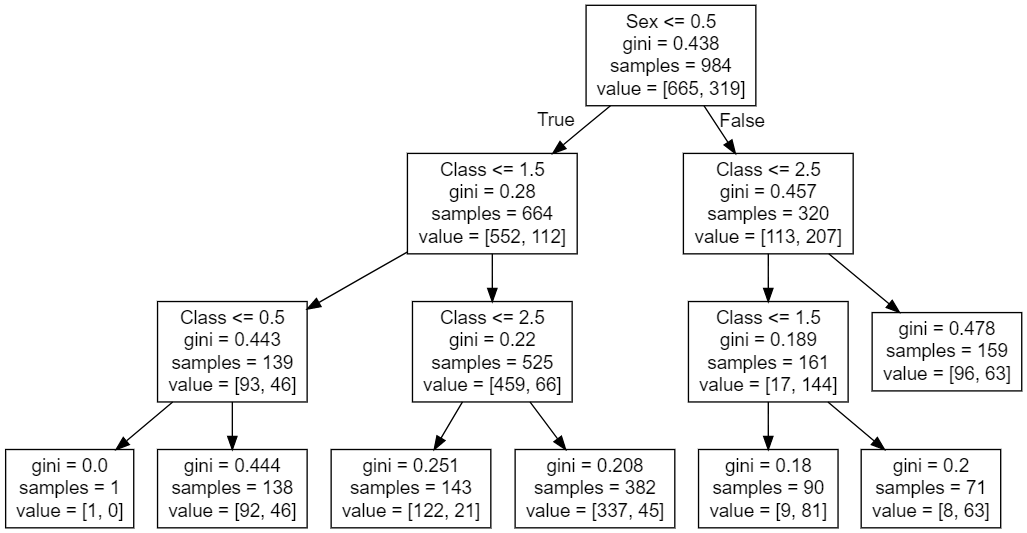

Reproduce this figure in Python.
import pandas as pd
from sklearn import preprocessing, tree
from sklearn.model_selection import train_test_split

titanic = pd.read_csv("titanic.csv")
# 轉換欄位值成為數值
label_encoder = preprocessing.LabelEncoder()
encoded_class = label_encoder.fit_transform(titanic["PClass"])

X = pd.DataFrame([titanic["SexCode"],
                  encoded_class]).T
X.columns = ["SexCode", "PClass"]
y = titanic["Survived"]

XTrain, XTest, yTrain, yTest = train_test_split(X, y, test_size=0.25,
                                                random_state=1)

dtree = tree.DecisionTreeClassifier()
dtree.fit(XTrain, yTrain)

with open("tree.dot", "w") as f:
    f = tree.export_graphviz(dtree,
                             feature_names=["Sex", "Class"],
                             out_file=f)
 
